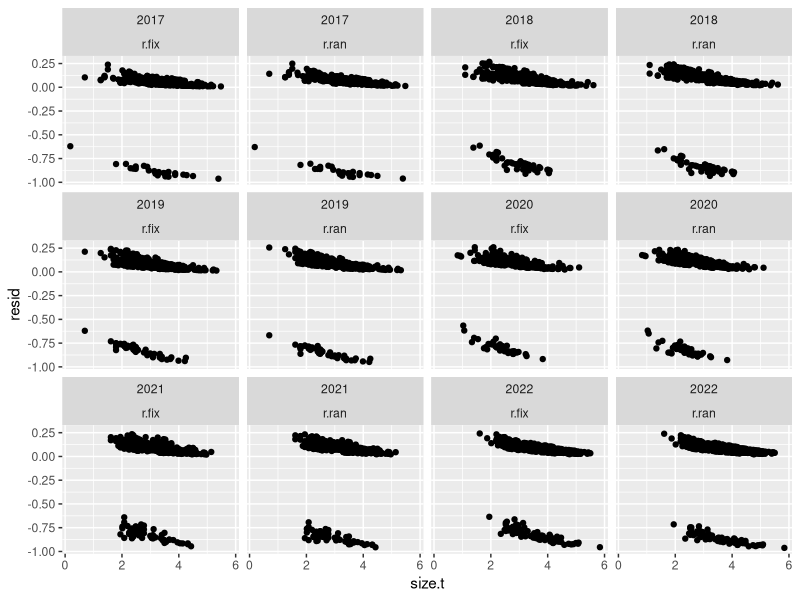
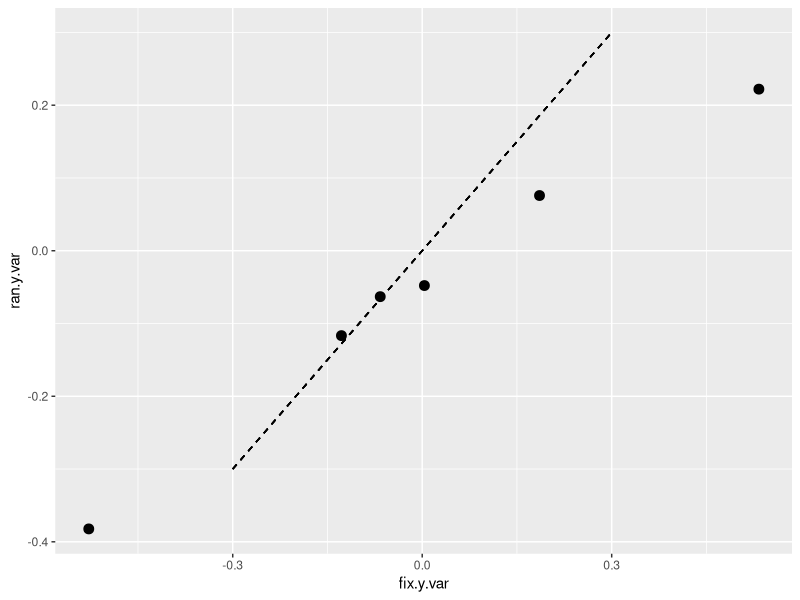
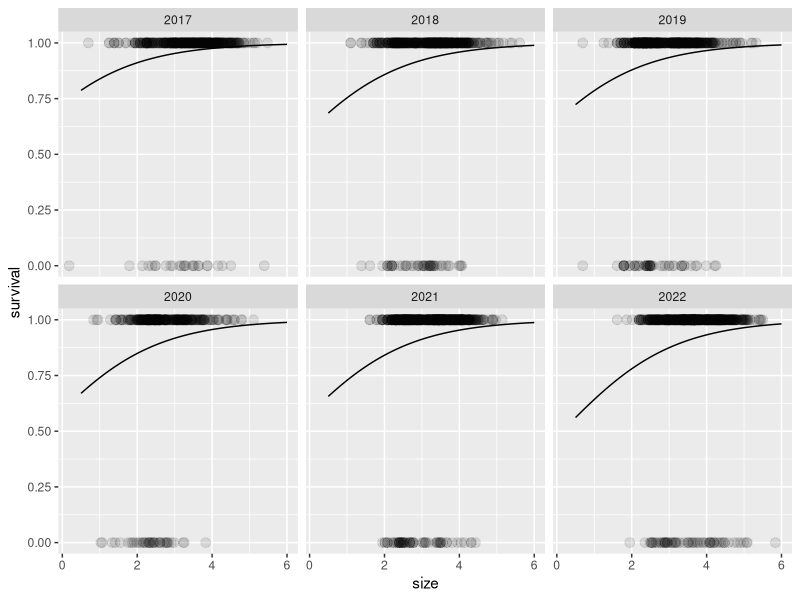
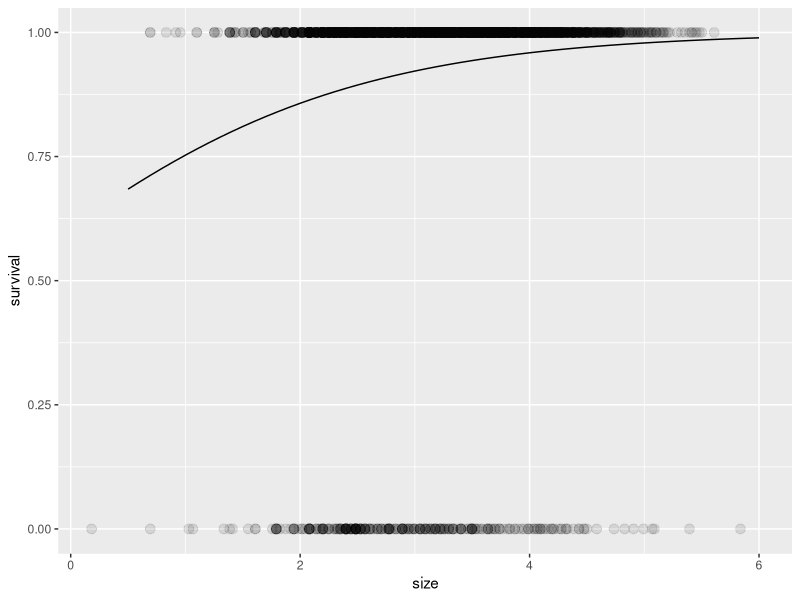
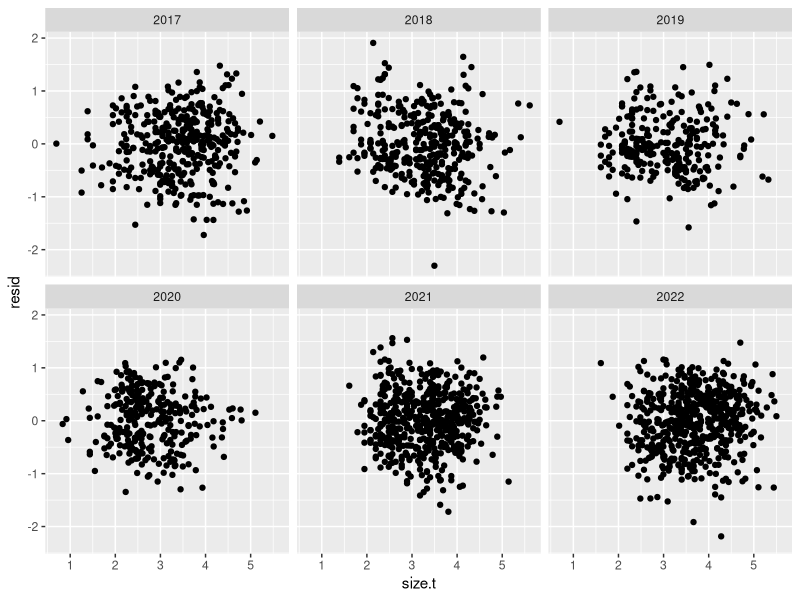
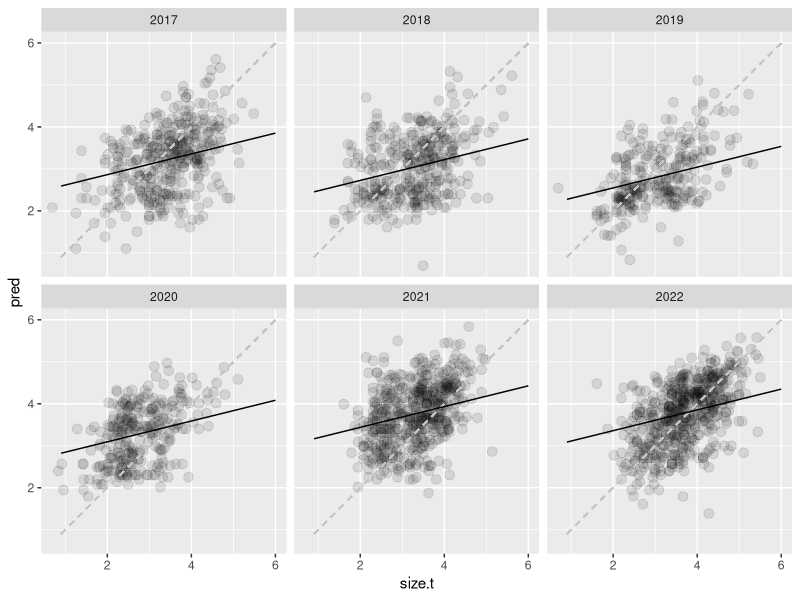
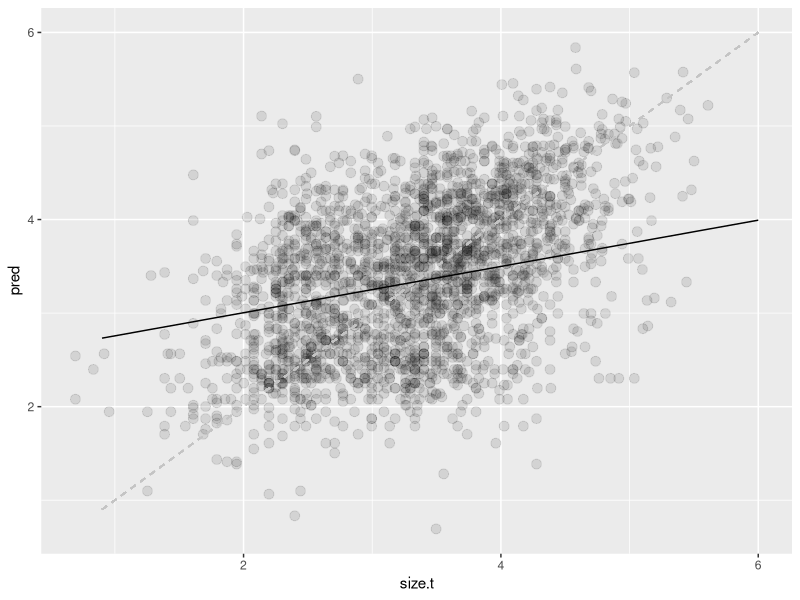
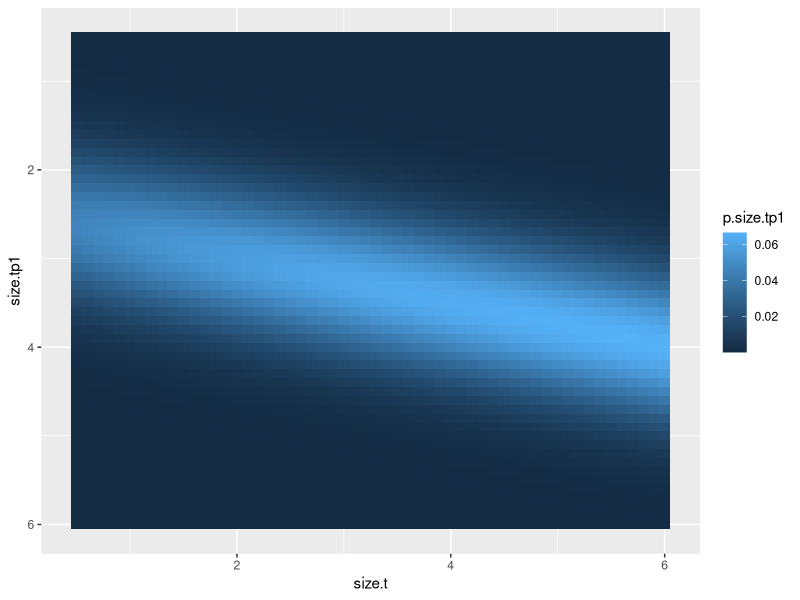

The R source for these figures, in order:
# Script for creating growth/survival kernels for IPMs
# Reads in processed datasets for growth and survival,
# outputs one kernel for treatment
# No climate in these kernels so far
# - init SN 4 Mar 2024

# ------------------------------------------------
# Setup
# - Packages, namespace
# - Read in and prepare raw data

# Load packages
library(ggplot2)
library(dplyr)
library(tidyr)
library(glmmTMB) # won't work with automation, lmao
library(lme4)

# Load namespace
rm(list = ls())

# Load in processed demo data
demo = read.csv('01_data_cleaning/out/demo_imputed_survival.csv')

# Create demo dataset for survival
# we'll say that survival in year $t$ means surviving from $t$ to $t+1$
demo.for.surv = merge(
  # x - status in year $t$ - only interested in plants that survived in t
  x = demo %>% 
    filter(surv) %>% 
    select(Year, No.leaves, Leaf.length, No.umbels, demo.note, proc.note, plantid, Plot, trt),
  # y - whether plant was observed alive in year $t+1$
  y = demo %>%
    mutate(p.year = Year - 1) %>%
    select(p.year, plantid, surv, No.leaves, Leaf.length),
  by.x = c('Year', 'plantid'), by.y = c('p.year', 'plantid'),
  # suffixes are t and t+1
  suffixes = c('.t', '.tp1')
)

# Further subset demo with *only plants with usable sizes* prior to the transition
# (I imagine this is what will be used in the final analysis)
# This also means cutting out the 2016 plants because their size measures are not good
demo.for.surv.sizes = demo.for.surv %>%
  # Remove plants iwth no measurements and plants in 2016
  filter(!is.na(No.leaves.t) & !is.na(Leaf.length.t) & No.leaves.t > 0, Year > 2016) %>%
  # add a size column
  mutate(size.t = log(No.leaves.t * Leaf.length.t)) %>%
  # Change year to factor
  mutate(Year = factor(Year))

# Get a dataset of demo for growth - subsetting the data frame above
# to get this, we need plants that survived *and* have measurements
demo.for.growth = demo.for.surv.sizes %>%
  filter(!is.na(No.leaves.tp1) & !is.na(Leaf.length.tp1) & No.leaves.tp1 > 0) %>%
  # add a size column
  mutate(size.tp1 = log(No.leaves.tp1 * Leaf.length.tp1))

# ------------------------------------------------
# Fit survival models

# First question: do we need size
# (I suspect we will)

s_0 = glmmTMB(
  formula = surv ~ (1 | Year) + (1 | Plot / plantid),
  family = 'binomial',
  data = demo.for.surv.sizes
)

s_s = glmmTMB(
  formula = surv ~ size.t + (1 | Year) + (1 | Plot / plantid),
  family = 'binomial',
  data = demo.for.surv.sizes
)

AIC(s_0, s_s)
# Unsurprisingly, size effect present.

# Also check for random effects vs. fixed effects?

s_s_fix = glmmTMB(
  formula = surv ~ size.t + Year + (1 | Plot / plantid),
  family = 'binomial',
  data = demo.for.surv.sizes
)

AIC(s_s, s_s_fix)
# Fixed effects model performs slightly better
# BUT in looking for inter-annual variation it just means too many parameters
# So continue with fixed effects

# Models to test here:
# - treatment effect
# - size-treatment interaction
# - year-varying size effect
# - (model will not converge for treatment effect varying by year)

surv.mod.forms = c(
  'surv ~ size.t + (1 | Year)',
  'surv ~ size.t + trt + (1 | Year)',
  'surv ~ size.t * trt + (1 | Year)',
  'surv ~ (size.t | Year)',
  'surv ~ trt + (size.t | Year)'# ,
  # 'surv ~ size.t + (trt | Year)'
) %>%
  paste('+ (1 | Plot / plantid)')

surv.mod.list = vector('list', length = length(surv.mod.forms))

for (j in 1:length(surv.mod.forms)) {
  print(j)
  surv.mod.list[[j]] = glmer(
    formula = surv.mod.forms[j],
    family = 'binomial',
    data = demo.for.surv.sizes,
    control = glmerControl(optimizer = 'bobyqa')
  )
}
# No convergence issues here

data.frame(
  AIC = sapply(surv.mod.list, AIC) %>% unlist(),
  form = surv.mod.forms
) %>%
  mutate(daic = round(AIC - min(AIC), 2))
# Very funny! AIC ordering is same as the order in which I entered models

# Okay, but now the fixed effects model is still the best-performing one.

# Inspect residuals
demo.for.surv.sizes %>%
  mutate(
    r.ran = residuals(s_s),
    r.fix = residuals(s_s_fix)
) %>%
  pivot_longer(cols = c(r.ran, r.fix), names_to = 'mod', values_to = 'resid') %>%
  ggplot(aes(x = size.t, y = resid)) +
  geom_point() +
  facet_wrap(Year ~ mod)
# Ah right... residuals are not normally distributed here
# But these look very similar otherwise...

# Comparison of magnitude of annual variation:
data.frame(
  fix.y.var = fixef(s_s_fix)$cond %>%
    (function(x) x[grepl('Year', names(x))]) %>%
    (function(x) c(0, x)) %>%
    (function(x) x - mean(x)),
  ran.y.var = ranef(s_s)$cond$Year %>% unlist()
) %>%
  ggplot(aes(x = fix.y.var, y = ran.y.var)) +
  geom_segment(aes(x = -0.3, xend = 0.3, y = -0.3, yend = 0.3), linetype = 2) +
  geom_point(size = 3)
# Fixed effects have a lot more variation in magnitude

# Going to go with... fixed effects here
# Will estimate linear predictors and add random noise to it

# Plot model outputs:
expand.grid(size.t = (5:60)/10, Year = factor(2017:2022)) %>%
  mutate(
    pred = predict(
      s_s_fix, newdata = ., type = 'response',
      re.form = ~ 0, allow.new.levels = TRUE
    )
  ) %>%
  ggplot(aes(x = size.t, y = pred)) +
  geom_point(
    data = demo.for.surv.sizes,
    aes(x = size.t, y = as.numeric(surv)),
    size = 3, alpha = 0.1
  ) +
  geom_line() +
  labs(x = 'size', y = 'survival') +
  facet_wrap(~ Year)
# Ah right... a lot of behavior here being driven by plants in the tail.
# Okay, well, that happens sometimes.

# And now one for the "average" year:
# it'll be easier if I make an object here with the year random effects

s_s_fix_year_terms = fixef(s_s_fix)$cond %>%
  (function(x) x[grepl('Year', names(x))]) %>%
  (function(x) c(0, x))

expand.grid(size.t = (5:60)/10, Year = factor(2017)) %>%
  mutate(
    lin.pred = predict(
      s_s_fix, newdata = ., type = 'link',
      re.form = ~ 0, allow.new.levels = TRUE
    ),
    lin.pred = lin.pred + mean(s_s_fix_year_terms),
    pred = 1 / (1 + exp(-lin.pred))
  ) %>%
  ggplot(aes(x = size.t, y = pred, group = Year)) +
  geom_point(
    data = demo.for.surv.sizes,
    aes(x = size.t, y = as.numeric(surv)),
    size = 3, alpha = 0.1
  ) +
  geom_line() +
  labs(x = 'size', y = 'survival')

# Okay.

# ------------------------------------------------
# Fit growth models

# Size effect of course will be here.
# First test is whether annual variation should be fixed or random:

g_ran = lmer(
  formula = size.tp1 ~ size.t + (1 | Year) + (1 | Plot / plantid),
  data = demo.for.growth
)

g_fix = lmer(
  formula = size.tp1 ~ size.t + Year + (1 | Plot / plantid),
  data = demo.for.growth
)

AIC(g_ran, g_fix)
# Slight advantage to the random effects model here.
# So go with the random effects. Good!

grow.mod.forms = c(
  'size.tp1 ~ size.t + (1 | Year)',
  'size.tp1 ~ size.t + trt + (1 | Year)',
  'size.tp1 ~ size.t * trt + (1 | Year)',
  'size.tp1 ~ (size.t | Year)',
  'size.tp1 ~ trt + (size.t | Year)'
) %>%
  paste('+ (1 | Plot / plantid)')

grow.mod.list = vector('list', length = length(grow.mod.forms))

for (j in 1:length(grow.mod.forms)) {
  print(j)
  grow.mod.list[[j]] = lmer(
    formula = grow.mod.forms[j],
    data = demo.for.growth,
    control = lmerControl(optimizer = 'bobyqa')
  )
}
# Quick!

data.frame(
  AIC = sapply(grow.mod.list, AIC) %>% unlist(),
  form = grow.mod.forms
) %>%
  mutate(daic = round(AIC - min(AIC), 2)) %>%
  arrange(daic)

# Once again, no treatment effect, no good evidence of year-varying effects of
# size

# Residuals:
demo.for.growth %>%
  mutate(resid = residuals(g_ran)) %>%
  ggplot(aes(x = size.t, y = resid)) +
  geom_point() +
  facet_wrap( ~ Year)
# Some negative outliers (negative tail looking bleh), and 2018 is weird, but
# otherwise okay
# No visual evidence of heteroskedasticity

# Model predictions, year-varying first
expand.grid(size.t = (9:60)/10, Year = factor(2017:2022)) %>%
  mutate(
    pred = predict(
      g_ran,
      newdata = .,
      re.form = ~ (1 | Year),
      type = 'response',
      allow.new.levels = TRUE
    )
  ) %>%
  ggplot(aes(x = size.t, y = pred)) +
  geom_point(
    data = demo.for.growth,
    aes(x = size.t, y = size.tp1),
    inherit.aes = FALSE,
    size = 3, alpha = 0.1
  ) +
  geom_segment(aes(x = .9, xend = 6, y = .9, yend = 6), linetype = 2, colour = 'gray77') +
  geom_line() +
  facet_wrap(~ Year)
# Alright, okey dokey, etc.

# Now plot grand mean:
expand.grid(size.t = (9:60)/10) %>%
  mutate(
    pred = predict(
      g_ran,
      newdata = .,
      re.form = ~ 0,
      type = 'response',
      allow.new.levels = TRUE
    )
  ) %>%
  ggplot(aes(x = size.t, y = pred)) +
  geom_point(
    data = demo.for.growth,
    aes(x = size.t, y = size.tp1),
    inherit.aes = FALSE,
    size = 3, alpha = 0.1
  ) +
  geom_segment(aes(x = .9, xend = 6, y = .9, yend = 6), linetype = 2, colour = 'gray77') +
  geom_line()
# Agh. It does look like it over-predicts for low sizes. Ugh.
# Oh well.


# ------------------------------------------------
# Construct kernels

### Some things I'll need 

# Distribution of year-fixed effects in year model
s_s_fix_year_terms = fixef(s_s_fix)$cond %>%
  (function(x) x[grepl('Year', names(x))]) %>%
  (function(x) c(0, x))

# Residual variance in growth models
grow.sd = summary(g_ran)$sigma

# Get a scaffold
kernel.scaffold = expand.grid(
  size.t = (5:60)/10,
  size.tp1 = (5:60)/10
)

nrow(kernel.scaffold)

kernel.surv = kernel.scaffold %>%
  mutate(Year = factor(2017)) %>%
  mutate(
    linpred = predict(
      newdata = .,
      object = s_s_fix, type = 'link',
      re.form = ~ 0, allow.new.levels = TRUE
    ),
    linpred = linpred + mean(s_s_fix_year_terms),
    pred.surv = 1 / (1+exp(-linpred))
  ) %>%
  select(-c(linpred, Year))

head(kernel.surv)

kernel.grow = kernel.scaffold %>%
  mutate(
    pred.mean = predict(
      newdata = .,
      object = g_ran, type = 'response',
      re.form = ~ 0, allow.new.levels = TRUE
    ),
    p.grow.tp1 = 0.1 * dnorm(size.tp1, mean = pred.mean, sd = grow.sd)
  )

head(kernel.grow)

kernel.sg = merge(x = kernel.surv, y = kernel.grow, by = c('size.t', 'size.tp1')) %>%
  mutate(p.size.tp1 = pred.surv * p.grow.tp1)

ggplot(kernel.sg, aes(x = size.t, y = size.tp1)) +
  geom_tile(aes(fill = p.size.tp1)) +
  scale_y_reverse()

# write.csv(
#   kernel.sg,
#   file = '03_construct_kernels/out/test_survgrow_kernel.csv',
#   row.names = FALSE
# )
